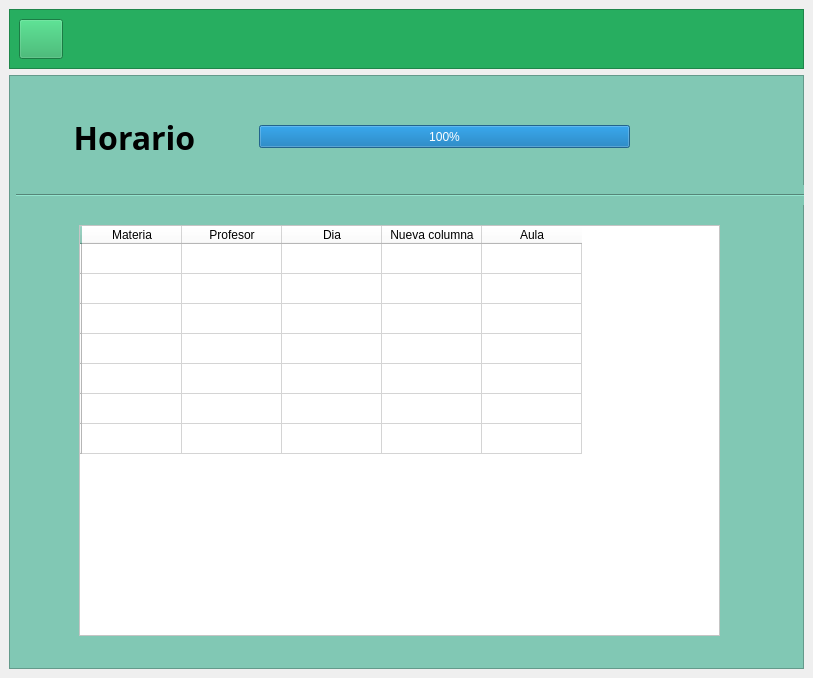
<?xml version="1.0" encoding="UTF-8"?>
<ui version="4.0">
 <class>MainWindow</class>
 <widget class="QMainWindow" name="MainWindow">
  <property name="windowModality">
   <enum>Qt::WindowModal</enum>
  </property>
  <property name="geometry">
   <rect>
    <x>0</x>
    <y>0</y>
    <width>813</width>
    <height>678</height>
   </rect>
  </property>
  <property name="windowTitle">
   <string>MainWindow</string>
  </property>
  <widget class="QWidget" name="centralwidget">
   <layout class="QVBoxLayout" name="verticalLayout_2">
    <item>
     <widget class="QFrame" name="frameSuperior">
      <property name="enabled">
       <bool>true</bool>
      </property>
      <property name="minimumSize">
       <size>
        <width>58</width>
        <height>50</height>
       </size>
      </property>
      <property name="maximumSize">
       <size>
        <width>16777215</width>
        <height>60</height>
       </size>
      </property>
      <property name="layoutDirection">
       <enum>Qt::LeftToRight</enum>
      </property>
      <property name="styleSheet">
       <string notr="true">background-color: rgb(39, 174, 96 );</string>
      </property>
      <property name="frameShape">
       <enum>QFrame::StyledPanel</enum>
      </property>
      <property name="frameShadow">
       <enum>QFrame::Raised</enum>
      </property>
      <layout class="QVBoxLayout" name="verticalLayout">
       <item>
        <widget class="QPushButton" name="pushButtonBack">
         <property name="minimumSize">
          <size>
           <width>44</width>
           <height>40</height>
          </size>
         </property>
         <property name="maximumSize">
          <size>
           <width>40</width>
           <height>40</height>
          </size>
         </property>
         <property name="text">
          <string/>
         </property>
         <property name="icon">
          <iconset>
           <normaloff>../../../Downloads/atras.png</normaloff>../../../Downloads/atras.png</iconset>
         </property>
         <property name="iconSize">
          <size>
           <width>40</width>
           <height>40</height>
          </size>
         </property>
        </widget>
       </item>
      </layout>
     </widget>
    </item>
    <item>
     <widget class="QFrame" name="frame_2">
      <property name="enabled">
       <bool>true</bool>
      </property>
      <property name="maximumSize">
       <size>
        <width>16777215</width>
        <height>16777215</height>
       </size>
      </property>
      <property name="font">
       <font>
        <family>Stencil</family>
       </font>
      </property>
      <property name="tabletTracking">
       <bool>true</bool>
      </property>
      <property name="layoutDirection">
       <enum>Qt::LeftToRight</enum>
      </property>
      <property name="autoFillBackground">
       <bool>false</bool>
      </property>
      <property name="styleSheet">
       <string notr="true">background-color: rgb(129, 200, 180);</string>
      </property>
      <property name="frameShape">
       <enum>QFrame::StyledPanel</enum>
      </property>
      <property name="frameShadow">
       <enum>QFrame::Raised</enum>
      </property>
      <widget class="QLabel" name="label">
       <property name="geometry">
        <rect>
         <x>10</x>
         <y>40</y>
         <width>231</width>
         <height>46</height>
        </rect>
       </property>
       <property name="maximumSize">
        <size>
         <width>16777215</width>
         <height>16777215</height>
        </size>
       </property>
       <property name="font">
        <font>
         <family>Californian FB</family>
         <weight>75</weight>
         <bold>true</bold>
        </font>
       </property>
       <property name="tabletTracking">
        <bool>true</bool>
       </property>
       <property name="styleSheet">
        <string notr="true">background-color: rgb(129, 200, 180);
</string>
       </property>
       <property name="text">
        <string>&lt;html&gt;&lt;head/&gt;&lt;body&gt;&lt;p align=&quot;center&quot;&gt;&lt;span style=&quot; font-size:24pt;&quot;&gt;Horario&lt;/span&gt;&lt;/p&gt;&lt;/body&gt;&lt;/html&gt;</string>
       </property>
       <property name="alignment">
        <set>Qt::AlignCenter</set>
       </property>
      </widget>
      <widget class="QTableWidget" name="tableWidget">
       <property name="geometry">
        <rect>
         <x>70</x>
         <y>150</y>
         <width>641</width>
         <height>411</height>
        </rect>
       </property>
       <property name="minimumSize">
        <size>
         <width>631</width>
         <height>0</height>
        </size>
       </property>
       <property name="layoutDirection">
        <enum>Qt::LeftToRight</enum>
       </property>
       <property name="autoFillBackground">
        <bool>true</bool>
       </property>
       <property name="styleSheet">
        <string notr="true">border-color: rgb(11, 88, 255);
background-color: rgb(255, 255, 255);
border-top-color: rgb(170, 255, 0);</string>
       </property>
       <row>
        <property name="text">
         <string/>
        </property>
       </row>
       <row>
        <property name="text">
         <string/>
        </property>
       </row>
       <row>
        <property name="text">
         <string/>
        </property>
       </row>
       <row>
        <property name="text">
         <string/>
        </property>
       </row>
       <row>
        <property name="text">
         <string/>
        </property>
       </row>
       <row>
        <property name="text">
         <string/>
        </property>
       </row>
       <row>
        <property name="text">
         <string/>
        </property>
       </row>
       <column>
        <property name="text">
         <string>Materia</string>
        </property>
       </column>
       <column>
        <property name="text">
         <string>Profesor</string>
        </property>
       </column>
       <column>
        <property name="text">
         <string>Dia</string>
        </property>
       </column>
       <column>
        <property name="text">
         <string>Nueva columna</string>
        </property>
       </column>
       <column>
        <property name="text">
         <string>Aula</string>
        </property>
       </column>
      </widget>
      <widget class="QProgressBar" name="progressBar">
       <property name="geometry">
        <rect>
         <x>250</x>
         <y>50</y>
         <width>371</width>
         <height>23</height>
        </rect>
       </property>
       <property name="value">
        <number>100</number>
       </property>
      </widget>
      <widget class="Line" name="line">
       <property name="geometry">
        <rect>
         <x>7</x>
         <y>110</y>
         <width>2201</width>
         <height>20</height>
        </rect>
       </property>
       <property name="orientation">
        <enum>Qt::Horizontal</enum>
       </property>
      </widget>
     </widget>
    </item>
   </layout>
  </widget>
 </widget>
 <resources/>
 <connections/>
</ui>
